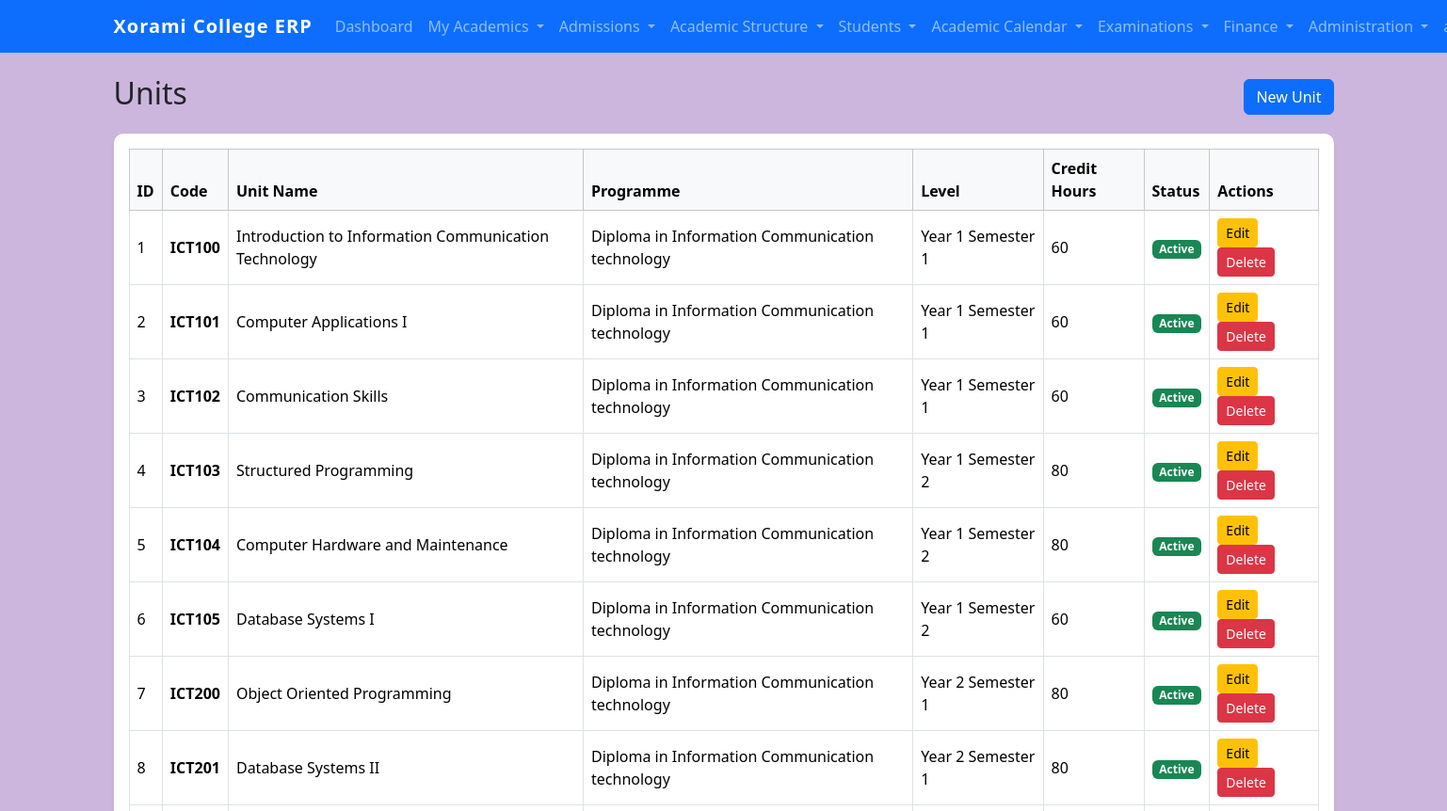
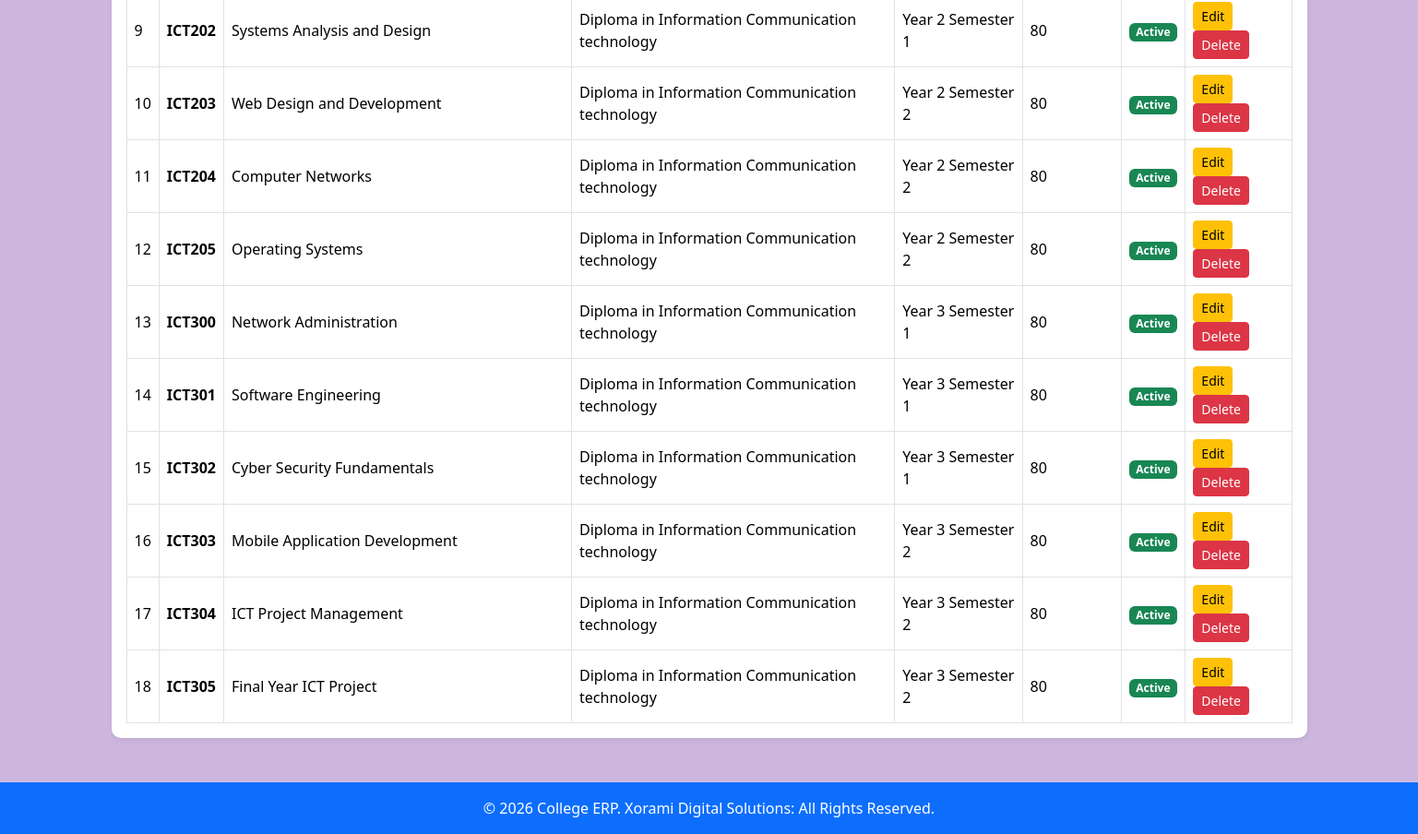
Screenshot of /units/ (signed in) with the database file from the repository (2 pictures, top to bottom).
### students/models.py (models this page shows, shortened)
class Unit(models.Model):
    programme_level = models.ForeignKey(
        ProgrammeLevel,
        on_delete=models.PROTECT,
        related_name="units",
    )
    code = models.CharField(
        max_length=20,
    )
    name = models.CharField(
        max_length=200,
    )
    credit_hours = models.PositiveSmallIntegerField(
        default=0,
    )
    description = models.TextField(
        blank=True,
    )
    is_active = models.BooleanField(
        default=True,
    )
    created_at = models.DateTimeField(
        auto_now_add=True,
    )
    updated_at = models.DateTimeField(
        auto_now=True,
    )
    class Meta:
        ordering = [
            "programme_level",
            "code",
        ]
        unique_together = (
            "programme_level",
            "code",
        )

class ProgrammeLevel(models.Model):
    programme = models.ForeignKey(
        Programme,
        on_delete=models.PROTECT,
        related_name="levels",
    )
    tvet_level = models.PositiveSmallIntegerField(
        help_text="TVET Level e.g. 4, 5, 6"
    )
    year = models.PositiveSmallIntegerField()
    semester = models.PositiveSmallIntegerField()
    name = models.CharField(
        max_length=100,
        editable=False,
    )
    progression_order = models.PositiveSmallIntegerField(
        editable=False,
    )
    duration_months = models.PositiveSmallIntegerField(
        default=6,
    )
    is_active = models.BooleanField(
        default=True,
    )
    created_at = models.DateTimeField(
        auto_now_add=True,
    )
    updated_at = models.DateTimeField(
        auto_now=True,
    )
    class Meta:
        ordering = [
            "programme",
            "progression_order",
        ]
        unique_together = (
            "programme",
            "year",
            "semester",
        )

class Programme(models.Model):
    ARTISAN = "ARTISAN"
    CERTIFICATE = "CERTIFICATE"
    DIPLOMA = "DIPLOMA"
    HIGHER_DIPLOMA = "HIGHER_DIPLOMA"
    AWARD_CHOICES = [
        (ARTISAN, "Artisan"),
        (CERTIFICATE, "Certificate"),
        (DIPLOMA, "Diploma"),
        (HIGHER_DIPLOMA, "Higher Diploma"),
    ]
    course = models.ForeignKey(
        Course,
        on_delete=models.PROTECT,
        related_name="programmes",
    )
    code = models.CharField(
        max_length=20,
        unique=True,
    )
    name = models.CharField(
        max_length=200,
    )
    award = models.CharField(
        max_length=30,
        choices=AWARD_CHOICES,
    )
    duration_semesters = models.PositiveSmallIntegerField(
        default=2,
    )
    description = models.TextField(
        blank=True,
    )
    is_active = models.BooleanField(
        default=True,
    )
    created_at = models.DateTimeField(
        auto_now_add=True,
    )
    updated_at = models.DateTimeField(
        auto_now=True,
    )
    class Meta:
        ordering = [
            "course",
            "award",
            "name",
        ]
        unique_together = (
            "course",
            "award",
            "name",
        )

### students/views.py (the view)
@login_required
@permission_required(
    "students.view_unit",
    raise_exception=True
)
def unit_list(request):
    units = (
        Unit.objects
        .select_related(
            "programme_level",
            "programme_level__programme",
            "programme_level__programme__course",
        )
        .order_by(
            "programme_level__programme__name",
            "programme_level__progression_order",
            "code",
        )
    )
    search = request.GET.get(
        "search"
    )
    programme_level_id = request.GET.get(
        "programme_level"
    )
    if search:
        units = units.filter(
            name__icontains=search
        )
    if programme_level_id:
        units = units.filter(
            programme_level_id=programme_level_id
        )
    context = {
        "units": units,
        "programme_levels": (
            ProgrammeLevel.objects
            .select_related(
                "programme",
            )
            .filter(
                is_active=True
            )
            .order_by(
                "programme__name",
                "progression_order",
            )
        ),
        "search": search,
        "selected_programme_level":
            programme_level_id,
    }
    return render(
        request,
        "students/units/unit_list.html",
        context
    )

### students/templatetags/student_extras.py (called while the page is built)
@register.filter
def has_group(user, group_name):
    if user.is_anonymous:
        return False
    return user.groups.filter(name=group_name).exists()

### templates/students/units/unit_list.html (shortened to what this page needs)
{% extends "base.html" %}
{% block content %}
<div class="d-flex justify-content-between align-items-center mb-3">
    <h2>Units</h2>
    <a href="{% url 'unit_create' %}"
       class="btn btn-primary">
        New Unit
    </a>
</div>
<div class="card shadow-sm">
<div class="card-body">
{% if units %}
<div class="table-responsive">
<table class="table table-bordered table-hover align-middle">
<thead class="table-light">
<tr>
<th>ID</th>
<th>Code</th>
<th>Unit Name</th>
<th>Programme</th>
<th>Level</th>
<th>Credit Hours</th>
<th>Status</th>
<th>Actions</th>
</tr>
</thead>
<tbody>
{% for unit in units %}
<tr>
<td>
{{ unit.id }}
</td>
<td>
<strong>{{ unit.code }}</strong>
</td>
<td>
{{ unit.name }}
</td>
<td>
{{ unit.programme_level.programme.name }}
</td>
<td>
{{ unit.programme_level.name }}
</td>
<td>
{{ unit.credit_hours }}
</td>
<td>
{% if unit.is_active %}
<span class="badge bg-success">
Active
</span>
{% else %}
<span class="badge bg-secondary">
Inactive
</span>
{% endif %}
</td>
<td>
<a href="{% url 'unit_update' unit.pk %}"
class="btn btn-sm btn-warning">
Edit
</a>
<a href="{% url 'unit_delete' unit.pk %}"
class="btn btn-sm btn-danger">
Delete
</a>
</td>
</tr>
{% endfor %}
</tbody>
</table>
</div>
{% else %}
<div class="alert alert-info">
No units have been created.
</div>
{% endif %}
</div>
</div>
{% endblock %}

### static/css/style.css (style rules this page uses)
body { background-color:#cdb6de; }
.card { border:none; border-radius:10px; }
.table { margin-bottom:0; }

### rows the page displays
Unit: id "1", code "ICT100", name "Introduction to Information Communication Technology", programme_level.programme.name "Diploma in Information Communication technology", programme_level.name "Year 1 Semester 1", credit_hours "60", is_active "Active"
Unit: id "2", code "ICT101", name "Computer Applications I", programme_level.programme.name "Diploma in Information Communication technology", programme_level.name "Year 1 Semester 1", credit_hours "60", is_active "Active"
Unit: id "3", code "ICT102", name "Communication Skills", programme_level.programme.name "Diploma in Information Communication technology", programme_level.name "Year 1 Semester 1", credit_hours "60", is_active "Active"
Unit: id "4", code "ICT103", name "Structured Programming", programme_level.programme.name "Diploma in Information Communication technology", programme_level.name "Year 1 Semester 2", credit_hours "80", is_active "Active"
Unit: id "5", code "ICT104", name "Computer Hardware and Maintenance", programme_level.programme.name "Diploma in Information Communication technology", programme_level.name "Year 1 Semester 2", credit_hours "80", is_active "Active"
Unit: id "6", code "ICT105", name "Database Systems I", programme_level.programme.name "Diploma in Information Communication technology", programme_level.name "Year 1 Semester 2", credit_hours "60", is_active "Active"
Unit: id "7", code "ICT200", name "Object Oriented Programming", programme_level.programme.name "Diploma in Information Communication technology", programme_level.name "Year 2 Semester 1", credit_hours "80", is_active "Active"
Unit: id "8", code "ICT201", name "Database Systems II", programme_level.programme.name "Diploma in Information Communication technology", programme_level.name "Year 2 Semester 1", credit_hours "80", is_active "Active"
Unit: id "9", code "ICT202", name "Systems Analysis and Design", programme_level.programme.name "Diploma in Information Communication technology", programme_level.name "Year 2 Semester 1", credit_hours "80", is_active "Active"
Unit: id "10", code "ICT203", name "Web Design and Development", programme_level.programme.name "Diploma in Information Communication technology", programme_level.name "Year 2 Semester 2", credit_hours "80", is_active "Active"
Unit: id "11", code "ICT204", name "Computer Networks", programme_level.programme.name "Diploma in Information Communication technology", programme_level.name "Year 2 Semester 2", credit_hours "80", is_active "Active"
Unit: id "12", code "ICT205", name "Operating Systems", programme_level.programme.name "Diploma in Information Communication technology", programme_level.name "Year 2 Semester 2", credit_hours "80", is_active "Active"
Unit: id "13", code "ICT300", name "Network Administration", programme_level.programme.name "Diploma in Information Communication technology", programme_level.name "Year 3 Semester 1", credit_hours "80", is_active "Active"
Unit: id "14", code "ICT301", name "Software Engineering", programme_level.programme.name "Diploma in Information Communication technology", programme_level.name "Year 3 Semester 1", credit_hours "80", is_active "Active"
Unit: id "15", code "ICT302", name "Cyber Security Fundamentals", programme_level.programme.name "Diploma in Information Communication technology", programme_level.name "Year 3 Semester 1", credit_hours "80", is_active "Active"
Unit: id "16", code "ICT303", name "Mobile Application Development", programme_level.programme.name "Diploma in Information Communication technology", programme_level.name "Year 3 Semester 2", credit_hours "80", is_active "Active"
Unit: id "17", code "ICT304", name "ICT Project Management", programme_level.programme.name "Diploma in Information Communication technology", programme_level.name "Year 3 Semester 2", credit_hours "80", is_active "Active"
Unit: id "18", code "ICT305", name "Final Year ICT Project", programme_level.programme.name "Diploma in Information Communication technology", programme_level.name "Year 3 Semester 2", credit_hours "80", is_active "Active"
